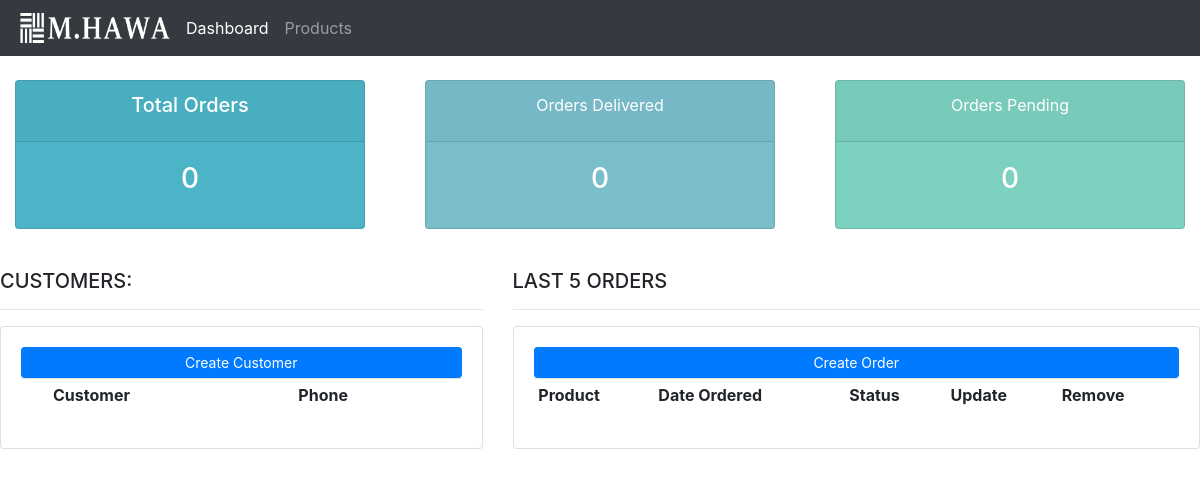
The app's page /, older data.
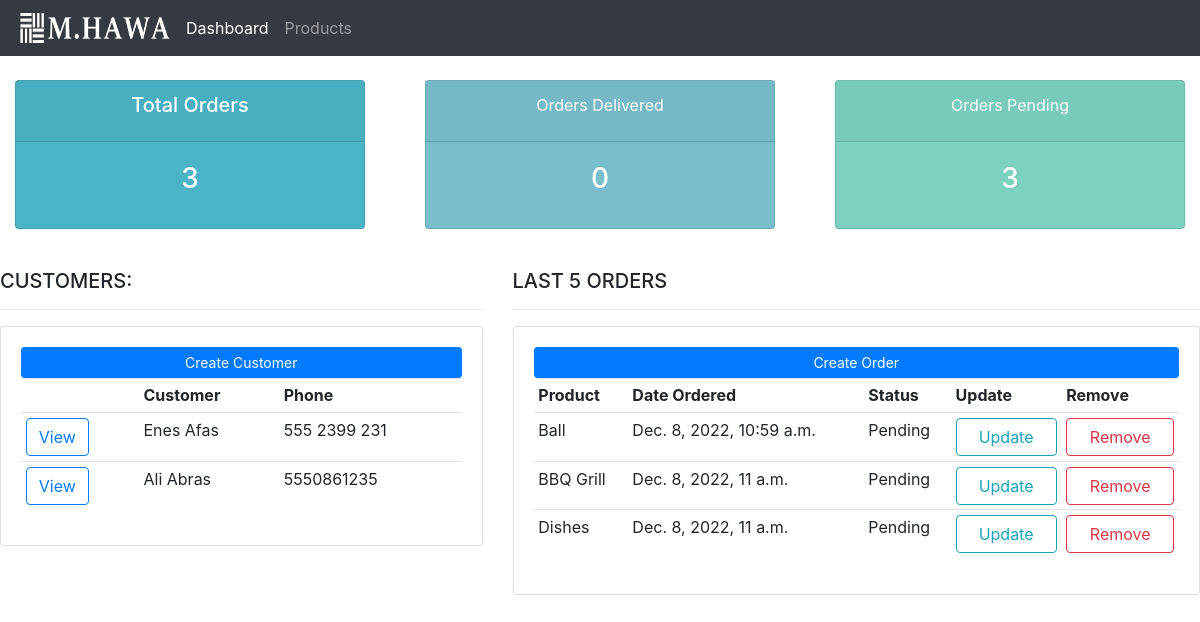
The same page, newer data.
### accounts/models.py (models this page shows, shortened)
class Customer(models.Model):
    name = models.CharField(max_length=50, null=True)
    phone = models.CharField(max_length=15, null=True)
    email = models.CharField(max_length=50, null=True)
    date_created = models.DateTimeField(auto_now_add=True, null=True)
    def __str__(self):
        return self.name

class Order(models.Model):
    STATUS = (
        ('Pending', 'Pending'),
        ('Out for delivery', 'Out for delivery'),
        ('Delivered', 'Delivered'),
    )
    customer = models.ForeignKey(Customer, null=True, on_delete=models.SET_NULL)
    product = models.ForeignKey(Product, null=True, on_delete=models.SET_NULL)
    date_created = date_created = models.DateTimeField(auto_now_add=True, null=True)
    status = models.CharField(max_length=100, choices=STATUS, null=True)

class Product(models.Model):
    CATEGORY = (
        ('Indoor', 'Indoor'),
        ('Out Door', 'Out Door'),
    )
    name = models.CharField(max_length=100)
    price = models.FloatField(null=True)
    category = models.CharField(max_length=50, null=True, choices=CATEGORY)
    description = models.TextField(max_length=200, null=True, blank=True)
    date_created = date_created = models.DateTimeField(auto_now_add=True, null=True)
    tags = models.ManyToManyField(Tag)
    def __str__(self):
        return self.name

### accounts/views.py (the view)
# urls.py: path('', views.home, name='home'),
def home(request):
    customers = Customer.objects.all()
    orders = Order.objects.all()
    total_orders = orders.count()
    delivered = orders.filter(status = 'Delivered').count()
    pending = orders.filter(status = 'Pending').count()
    context = {'customers': customers, 'orders': orders,
               'total_orders': total_orders, 'delivered': delivered, 'pending': pending}
    return render(request, 'accounts/dashboard.html', context)

### accounts/templates/accounts/dashboard.html
{%  extends 'base.html' %}
{% block content %}
{% include 'accounts/status.html' %}
		<br>
		<div class="row">
            <div class="col-md-5">
                <h5>CUSTOMERS:</h5>
                <hr>
                <div class="card card-body">
                    <a class="btn btn-primary btn-sm btn-block" href="">Create Customer</a>
                    <table class="table table-sm">
                        <th></th>
                        <th>Customer</th>
                        <th>Phone</th>
                        {% for i in customers %}
                        <tr>
                            <td><a class="btn btn-outline-primary" href="{% url 'customer' i.id %}">View</a></td>
                            <td>{{i}}</td>
                            <td>{{i.phone}}</td>
                        </tr>
                        {% endfor %}
                    </table>
                </div>
            </div>
            <div class="col-md-7">
                <h5>LAST 5 ORDERS</h5>
                <hr>
                <div class="card card-body">
                    <a href="{% url 'create-order' %}" class="btn btn-primary btn-sm btn-block">Create Order</a>
                    <table class="table table-sm">
                        <tr>
                            <th>Product</th>
                            <th>Date Ordered</th>
                            <th>Status</th>
                            <th>Update</th>
                            <th>Remove</th>
                        </tr>
                        {% for order in orders %}
                        <tr>
                            <td>{{order.product}}</td>
                            <td>{{order.date_created}}</td>
                            <td>{{order.status}}</td>
                            <td><a class="btn btn-outline-info btn-block" href="{% url 'update-order' order.id %}">Update</a></td>
                            <td><a class="btn btn-outline-danger btn-block" href="{% url 'delete-order' order.id %}">Remove</a></td>
                        </tr>
                        {% endfor %}
                    </table>
                </div>
            </div>
        </div>
{% endblock content %}

### templates/base.html (shortened to what this page needs)
{% load static %}
<!DOCTYPE html>
<html lang="en">
<head>
    <link rel="stylesheet" href="{% static '/css/main.css' %}">
</head>
<body>
    {% include 'navbar.html' %}
    {% block content %}
    {% endblock content %}
</body>
</html>

### templates/navbar.html (shortened to what this page needs)
{% load static %}
<!DOCTYPE html>
<html lang="en">
<head>
    <link rel="stylesheet" href="https://cdn.jsdelivr.net/npm/bootstrap@4.3.1/dist/css/bootstrap.min.css">
</head>
<body>
  <nav class="navbar navbar-expand-lg navbar-dark bg-dark">
    <img src="{% static 'images/logo.png' %}" class="ml-1 mr-2" width="150" height="30">
    <div class="collapse navbar-collapse" id="navbarNav">
      <ul class="navbar-nav">
        <li class="nav-item active">
          <a class="nav-link" href="{% url 'home' %}">Dashboard</a>
        </li>
        <li class="nav-item">
          <a class="nav-link" href="{% url 'products' %}">Products</a>
        </li>
      </ul>
    </div>
  </nav>
</body>
</html>

### accounts/templates/accounts/status.html
<br>
<div class="row">
    <div class="col">
        <div class="col-md">
            <div class="card text-center text-white mb-3" id="total-orders">
                <div class="card-header">
                    <h5 class="card-title">Total Orders</h5>
                </div>
                <div class="card-body">
                    <h3 class="card-title">{{total_orders}}</h3>
                </div>
            </div>
        </div>
    </div>
    <div class="col">
        <div class="col-md">
            <div class="card text-center text-white mb-3" id="orders-delivered">
                <div class="card-header">
                    <div class="card-title">Orders Delivered</div>
                </div>
                <div class="card-body">
                    <h3 class="card-title">{{delivered}}</h3>
                </div>
            </div>
        </div>
    </div>
    <div class="col">
        <div class="col-md">
            <div class="card text-center text-white mb-3" id="orders-pending">
                <div class="card-header">
                    <div class="card-title">Orders Pending</div>
                </div>
                <div class="card-body">
                    <h3 class="card-title">{{pending}}</h3>
                </div>
            </div>
        </div>
    </div>
</div>

### static/css/main.css (style rules this page uses)
body { background-color: #ebeff5; }
#total-orders { background-color: #4cb4c7; }
#orders-delivered { background-color: #7abecc; }
#orders-pending { background-color: #7CD1C0; }

Row changes from the older to the newer data that the page shows:
added Customer: name "Enes Afas", phone "555 2399 231"
added Customer: name "Ali Abras", phone "5550861235"
added Order: product "Ball", date_created "Dec. 8, 2022, 10:59 a.m.", status "Pending"
added Order: product "BBQ Grill", date_created "Dec. 8, 2022, 11 a.m.", status "Pending"
added Order: product "Dishes", date_created "Dec. 8, 2022, 11 a.m.", status "Pending"
Text that changed along with them:
{{ total_orders }}: "0" → "3"
{{ pending }}: "0" → "3"
